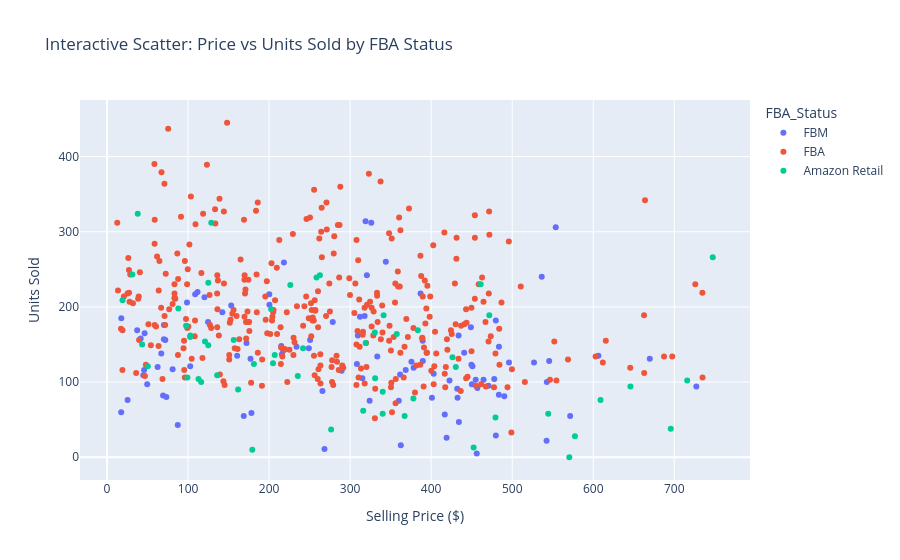

Notebook code for this chart:
### Markdown cell above
### Visualizations: Exploring Sales Drivers

### Code cell
# Visualization 1: Distribution of Final Price and Ad Spend
fig, axes = plt.subplots(1, 2, figsize=(14, 5))
sns.histplot(df['Final_Price'], bins=30, ax=axes[0], color='skyblue')
axes[0].set_title('Distribution of Final Selling Price', fontsize=14)
axes[0].set_xlabel('Price ($)')

sns.histplot(df['Ad_Spend_PPC'], bins=30, ax=axes[1], color='salmon')
axes[1].set_title('Distribution of Ad Spend (PPC)', fontsize=14)
axes[1].set_xlabel('Ad Spend ($)')
plt.tight_layout()
plt.show()

# Visualization 2: Units Sold by FBA Status
plt.figure(figsize=(8, 5))
sns.boxplot(x='FBA_Status', y='Units_Sold', data=df, palette='Set2')
plt.title('Units Sold by Fulfillment Status', fontsize=14)
plt.ylabel('Units Sold')
plt.xlabel('Fulfillment Status')
plt.show()

# Visualization 3: Plotly Interactive Scatter Plot
fig = px.scatter(df.sample(500, random_state=42), x='Price', y='Units_Sold', color='FBA_Status', 
                 title='Interactive Scatter: Price vs Units Sold by FBA Status',
                 labels={'Price': 'Selling Price ($)', 'Units_Sold': 'Units Sold'})
fig.show()

# Visualization 4: Correlation Heatmap
numeric_df = df.select_dtypes(include=[np.number])
plt.figure(figsize=(10, 8))
sns.heatmap(numeric_df.corr(), annot=True, fmt=".2f", cmap='coolwarm', vmin=-1, vmax=1)
plt.title('Correlation Heatmap of Numeric Features', fontsize=14)
plt.show()

### Figure 1 — Plotly figure (JSON) as saved in the notebook; plotly's stock layout.template omitted (floating-point values rounded to 4 significant figures; data arrays with more than 128 entries replaced by an {"elided": "..."} marker saying what was removed)
{"data": [{"hovertemplate": "FBA_Status=FBM<br>Selling Price ($)=%{x}<br>Units Sold=%{y}<extra></extra>", "legendgroup": "FBM", "marker": {"color": "#636efa", "symbol": "circle"}, "mode": "markers", "name": "FBM", "orientation": "v", "showlegend": true, "type": "scatter", "x": [479.8, 496.0, 168.7, 450.9, 317.9, 66.93, 177.1, 315.1, 71.95, 456.2, 669.8, 362.5, 394.8, 470.7, 433.8, 215.8, 483.5, 37.19, 324.0, 403.1, 46.38, 200.4, 45.75, 172.1, 108.8, 434.2, 360.0, 17.48, 233.8, 545.6, 98.68, 386.9, 449.0, 479.8, 450.1, 457.0, 477.8, 218.3, 153.2, 464.6, 361.6, 308.4, 142.3, 490.2, 320.7, 278.5, 727.2, 200.2, 378.3, 17.59, 449.7, 268.3, 249.0, 80.91, 333.5, 422.6, 124.7, 432.1, 319.0, 483.6, 102.6, 217.3, 571.5, 178.2, 70.21, 326.1, 389.7, 62.44, 542.7, 111.7, 419.0, 455.0, 606.4, 542.4, 25.36, 289.5, 440.7, 215.0, 41.52, 120.3, 368.6, 70.14, 389.5, 309.5, 44.75, 69.14, 250.6, 344.0, 526.9, 312.1, 265.8, 553.7, 49.58, 160.6, 375.7, 87.28, 73.2, 400.9, 416.8, 432.5, 536.4], "xaxis": "x", "y": [182, 126, 55, 121, 188, 138, 131, 105, 156, 5, 131, 16, 139, 95, 162, 137, 83, 169, 75, 111, 165, 203, 116, 152, 217, 47, 75, 60, 147, 128, 206, 218, 173, 29, 97, 92, 104, 259, 202, 103, 110, 124, 193, 81, 242, 180, 94, 217, 119, 185, 123, 11, 145, 117, 134, 102, 180, 91, 314, 147, 121, 142, 55, 59, 176, 312, 128, 120, 100, 220, 26, 103, 135, 22, 76, 115, 139, 148, 158, 213, 116, 157, 155, 162, 109, 82, 156, 260, 126, 187, 88, 306, 97, 135, 127, 43, 80, 79, 57, 79, 240], "yaxis": "y"}, {"hovertemplate": "FBA_Status=FBA<br>Selling Price ($)=%{x}<br>Units Sold=%{y}<extra></extra>", "legendgroup": "FBA", "marker": {"color": "#EF553B", "symbol": "circle"}, "mode": "markers", "name": "FBA", "orientation": "v", "showlegend": true, "type": "scatter", "x": {"elided": "344 float values"}, "xaxis": "x", "y": {"elided": "344 int values"}, "yaxis": "y"}, {"hovertemplate": "FBA_Status=Amazon Retail<br>Selling Price ($)=%{x}<br>Units Sold=%{y}<extra></extra>", "legendgroup": "Amazon Retail", "marker": {"color": "#00cc96", "symbol": "circle"}, "mode": "markers", "name": "Amazon Retail", "orientation": "v", "showlegend": true, "type": "scatter", "x": [645.9, 102.8, 747.5, 120.9, 262.7, 383.5, 471.7, 112.8, 316.1, 125.0, 161.8, 570.5, 43.28, 378.1, 341.3, 124.9, 204.8, 609.0, 695.7, 99.18, 330.8, 258.4, 87.99, 235.4, 181.2, 319.2, 179.3, 226.2, 128.7, 19.1, 367.3, 135.9, 340.2, 50.28, 97.57, 202.5, 426.3, 577.4, 340.2, 241.9, 461.1, 206.9, 116.2, 37.91, 452.4, 544.4, 479.4, 31.24, 276.5, 330.5, 430.4, 102.5, 715.9, 357.6, 156.3], "xaxis": "x", "y": [94, 162, 266, 154, 242, 169, 189, 104, 62, 232, 90, 0, 150, 78, 189, 149, 125, 76, 38, 106, 105, 239, 198, 108, 124, 152, 10, 229, 312, 209, 55, 109, 87, 121, 175, 197, 133, 28, 58, 145, 230, 136, 100, 324, 13, 58, 53, 243, 37, 166, 120, 160, 102, 164, 156], "yaxis": "y"}], "layout": {"legend": {"title": {"text": "FBA_Status"}, "tracegroupgap": 0}, "title": {"text": "Interactive Scatter: Price vs Units Sold by FBA Status"}, "xaxis": {"anchor": "y", "domain": [0, 1], "title": {"text": "Selling Price ($)"}}, "yaxis": {"anchor": "x", "domain": [0, 1], "title": {"text": "Units Sold"}}}}
